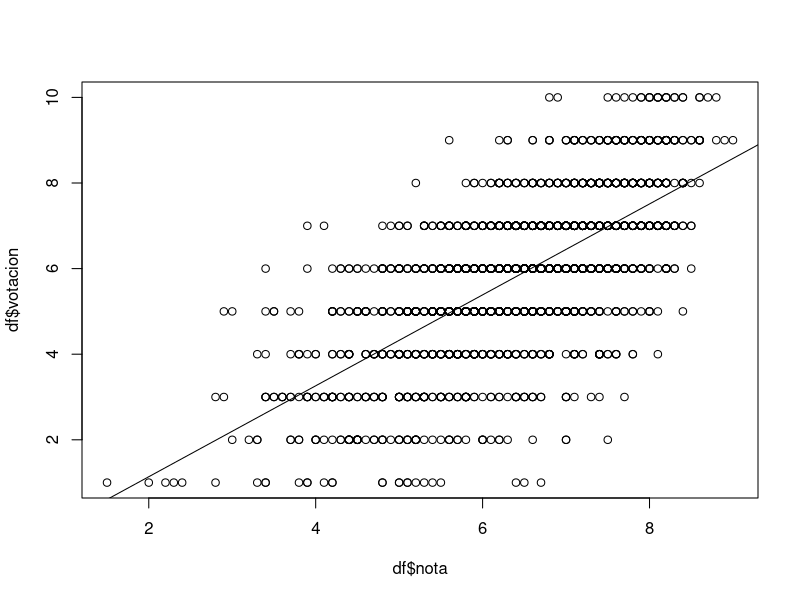
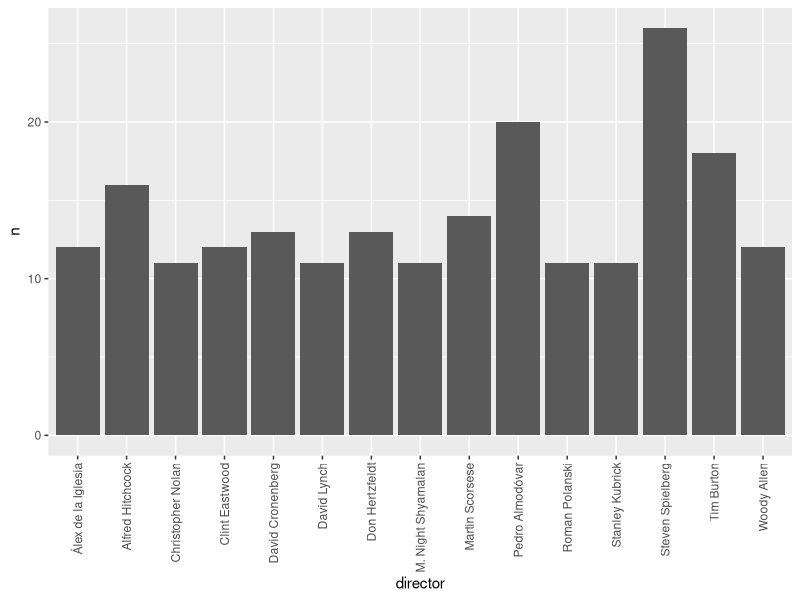
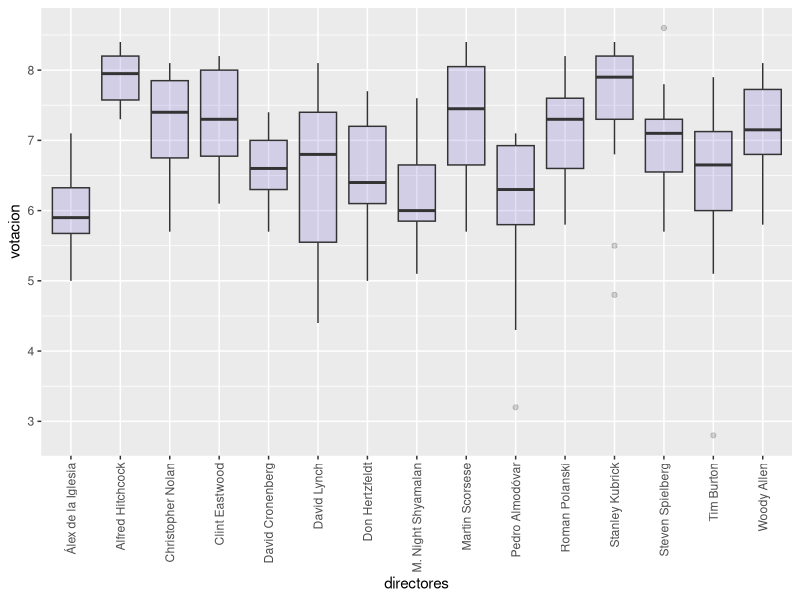

Here is the R script that generated these plots, in order:
## ---- chunk 1
knitr::opts_chunk$set(echo = TRUE)
## ---- chunk 2
df <- read.csv("./puntuacionesFA.csv")
str(df)
## ---- chunk 3
cor.test(df$votos, df$nota)
## ---- chunk 4
cor.test(df$votacion, df$nota)
## ---- chunk 5
plot(df$nota, df$votacion)
abline(lm(df$votacion~df$nota))
## ---- chunk 6
df <- read.csv("./directores_subset.csv")
## ---- chunk 7
n_votes <-as.data.frame(summary(as.factor(df$directores)))
colnames(n_votes) <- "n"
n_votes <- cbind(rownames(n_votes), n_votes)
colnames(n_votes) <- c("director", "n")
rownames(n_votes) <- 1:nrow(n_votes)

n_votes <- n_votes[which(n_votes$n > 10 & n_votes$director != "(Other)"),]
n_votes
## ---- chunk 8
library(ggplot2)
ggplot(n_votes[order(n_votes$n),], aes(x=director, y=n)) + 
  geom_bar(stat = "identity")+
  theme(axis.text.x=element_text(angle=90,hjust=1,vjust=0.5))
## ---- chunk 9
box <- df[which(df$directores %in% n_votes$director),]
ggplot(box, aes(x=directores, y=votacion)) + 
    geom_boxplot(fill="slateblue", alpha=0.2) +
    theme(axis.text.x=element_text(angle=90,hjust=1,vjust=0.5))
## ---- chunk 10
library(nortest)
lillie.test(df$votacion[df$directores == "Alfred Hitchcock"])
lillie.test(df$votacion[df$directores == "Stanley Kubrick"])
## ---- chunk 11
wilcox.test(df$votacion[df$directores== "Alfred Hitchcock"], df$votacion[df$directores== "Stanley Kubrick"])
## ---- chunk 12
lillie.test(box$votacion)
## ---- chunk 13
kruskal.test(box$votacion ~box$directores)
## ---- chunk 14
pairwise.wilcox.test(box$votacion,box$directores, p.adjust.method = "bonferroni")
